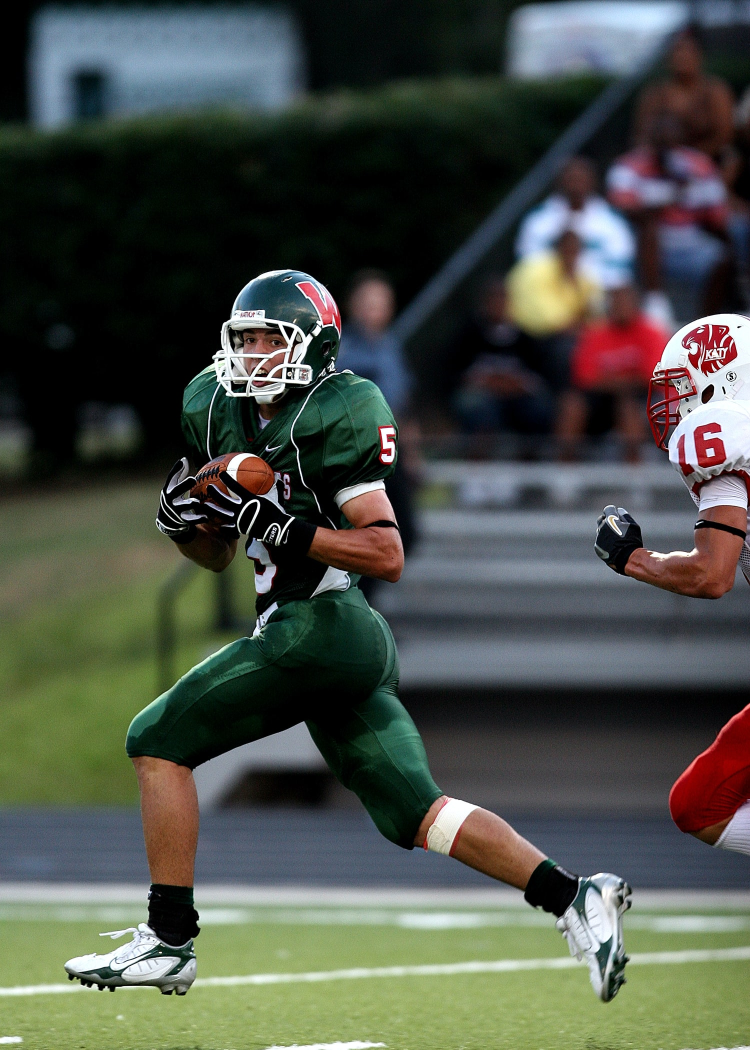
#> input picture list-1/images/q5.jpg, 1500 x 2100 px, given in place of q5.ppm, which was not available (shown at 1/2 size)
$ python q5.py
#> lines starting #> are read from the running program, lines starting #| are printed output that depends on the picture; after the words box and inside, x2 and y2 are one past the last pixel; in counts of white or black regions, pixels touching at a corner belong together; pictures that were not available may be replaced by others from this repository, and a replacement may not be noted
# Aplicando o filtro Canny() em uma imagem
import cv2
import numpy as np

img = cv2.imread('./images/q5.ppm')
#> img is the input picture: shape (2100, 1500, 3); mean B, G, R 71, 79.6, 74.6
canny_image = cv2.Canny(img, 150, 250, apertureSize=3)
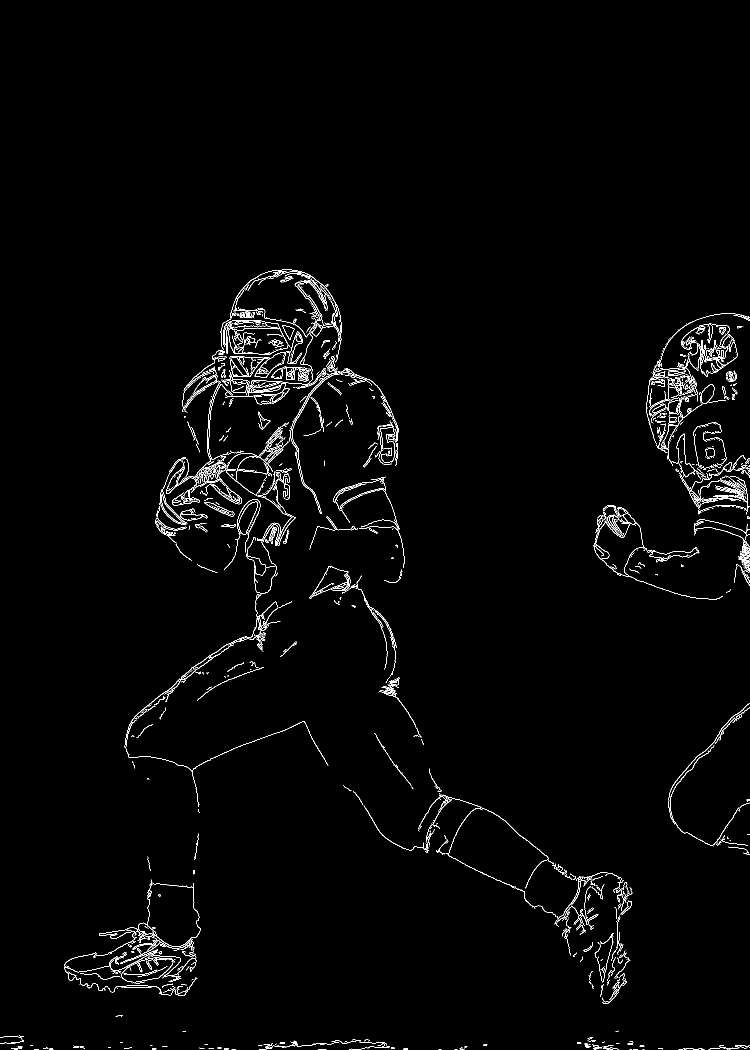
#> canny_image: shape (2100, 1500) (shown at 1/2 size); 1.6% white in thin lines or dots, all inside (x1, y1, x2, y2) = (0, 538, 1500, 2100)

img = cv2.resize(img, (0, 0), fx=0.5, fy=0.5)
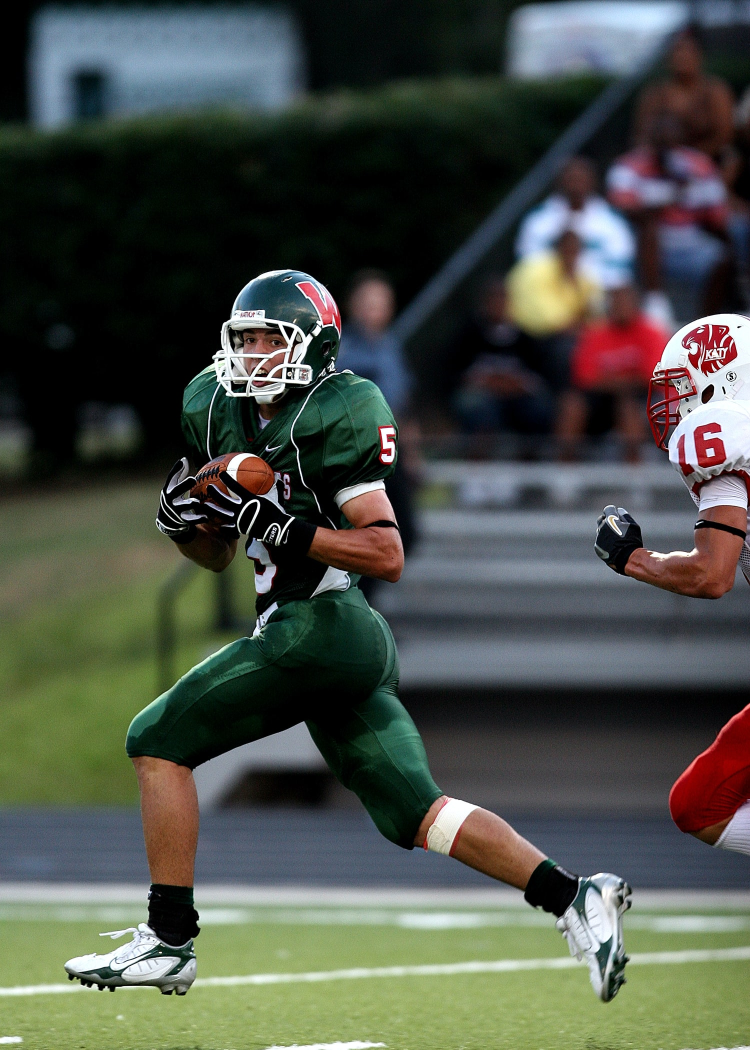
#> img: shape (1050, 750, 3); mean B, G, R 71.2, 79.7, 74.7
canny_image = cv2.resize(canny_image, (0, 0), fx=0.5, fy=0.5)
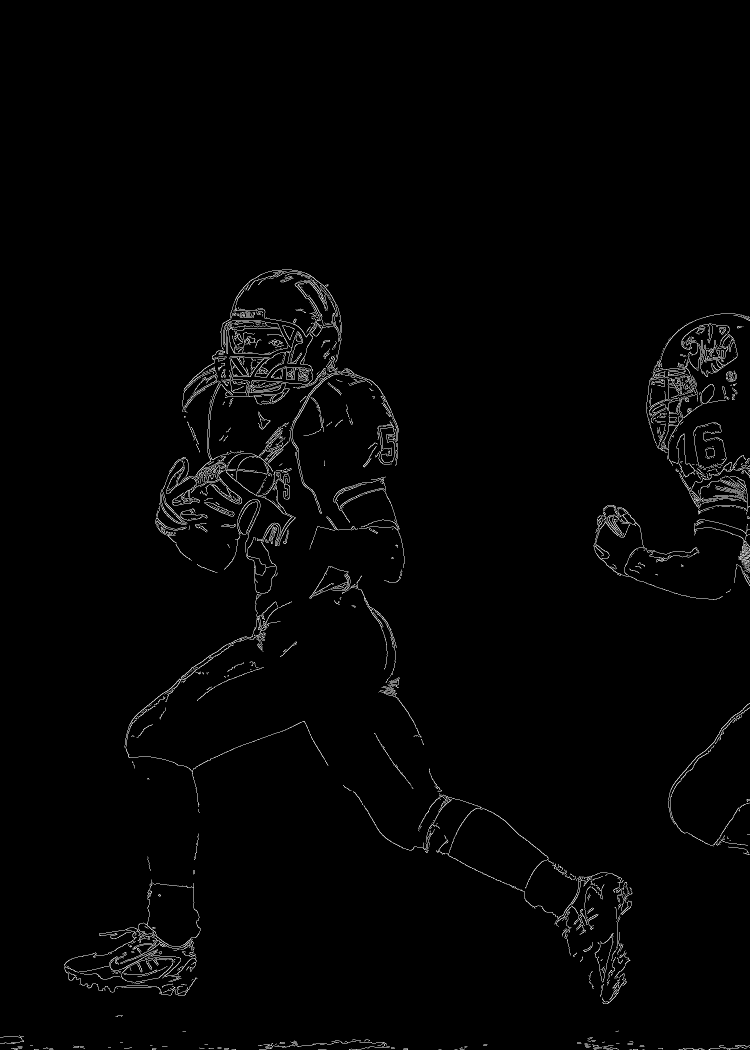
#> canny_image: shape (1050, 750); min 0, max 255, mean 4

cv2.imshow('img', img)
cv2.imshow('canny_img', canny_image)
cv2.waitKey(0)
cv2.destroyAllWindows()

"""
Influencia dos parâmetros threshold1, threshold2 e apertureSize:

### Threshold1
O threshold1 é o parâmetro que indica o limiar mínimo para um pixel ser realmente
considerado como uma aresta, pixels com um gradiente abaixo desse limiar são descartados.
Consequentemente, maiores valores para o threshold1 fazem com que menos arestas
sejam detectadas.

### Threshold2
Já o threshold2, é o parâmetro que indica o limiar máximo, ou seja, qualquer
pixel acima desse valor será automaticamente considerado como uma aresta e representado
com linhas fortes. Isso quer dizer que se diminuirmos o threshold2, mais arestas fortes
seriam consideradas por motivo dos valores dos pixels estarem acima desse limiar máximo,
aumentando a quantidade de detalhes na imagem e possivelmente gerando mais ruido.


### Aperture_size
O apertureSize é um parametro opicional que tem seu valor predefinido em "3",
também podendo ser "5" ou "7". Ao aumentarmos o apertureSize
mais detalhes na imagem serão detectados, o que é útil para detectar bordas mais finas ou suaves,
e se diminuirmos o apertureSize, menos detalhes na imagem serão detectados.
"""

$ run again, with list-1/images/q6.jpg copied over list-1/images/q5.jpg
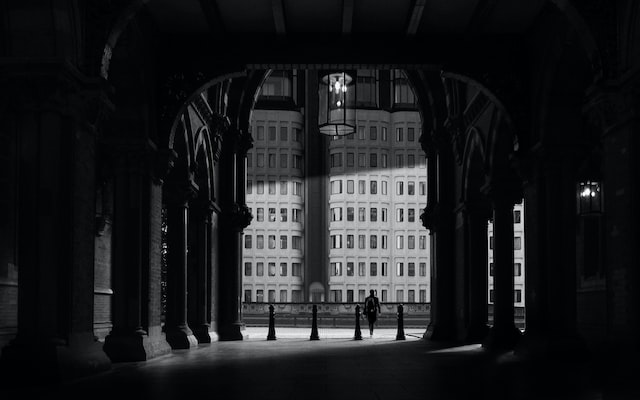
#> input picture list-1/images/q6.jpg, 640 x 400 px, given in place of q5.ppm, which was not available
#> img is the input picture: shape (400, 640, 3); mean B, G, R 29.9, 27.9, 26.9
#> `canny_image = cv2.Canny(img, 150, 250, apertureSize=3)`:
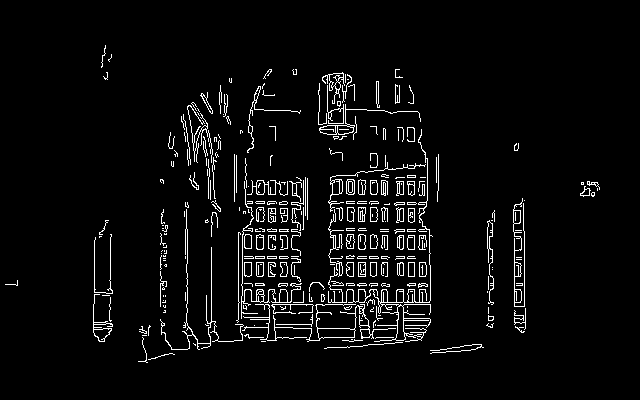
#> canny_image: shape (400, 640); 4.4% white in thin lines or dots, all inside (x1, y1, x2, y2) = (5, 45, 600, 363)
#> img: shape (200, 320, 3)
#> `canny_image = cv2.resize(canny_image, (0, 0), fx=0.5, fy=0.5)`:
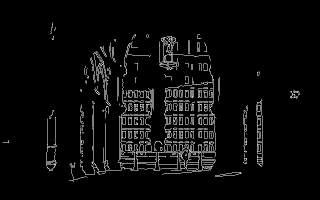
#> canny_image: shape (200, 320); min 0, max 255, mean 11.3

$ run again, with list-1/images/q7.jpg copied over list-1/images/q5.jpg
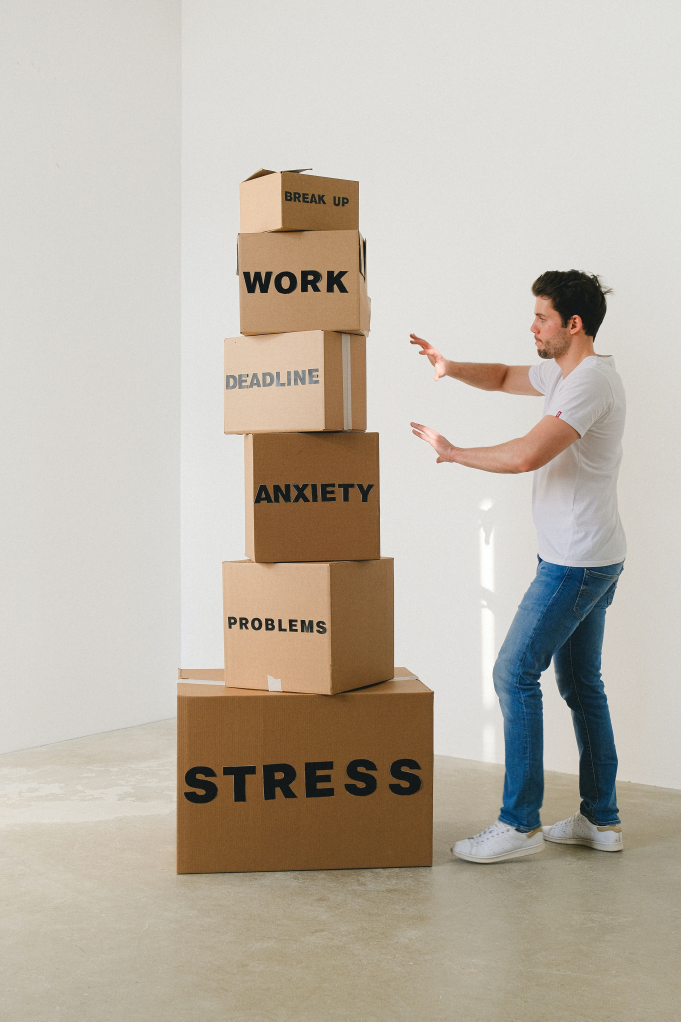
#> input picture list-1/images/q7.jpg, 4085 x 6127 px, given in place of q5.ppm, which was not available (shown at 1/6 size)
#> img is the input picture: shape (6127, 4085, 3); mean B, G, R 169.6, 181.8, 190.1
#> `canny_image = cv2.Canny(img, 150, 250, apertureSize=3)`:
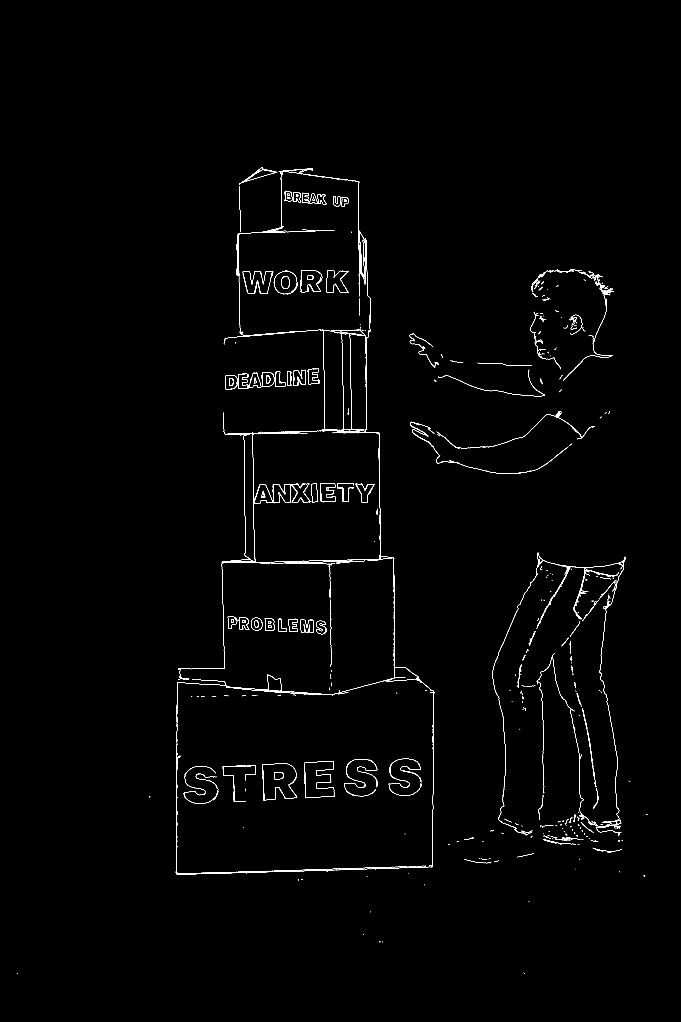
#> canny_image: shape (6127, 4085) (shown at 1/6 size); 0.37% white in thin lines or dots, all inside (x1, y1, x2, y2) = (101, 1004, 3886, 5843)
#> img: shape (3064, 2042, 3)
#> `canny_image = cv2.resize(canny_image, (0, 0), fx=0.5, fy=0.5)`:
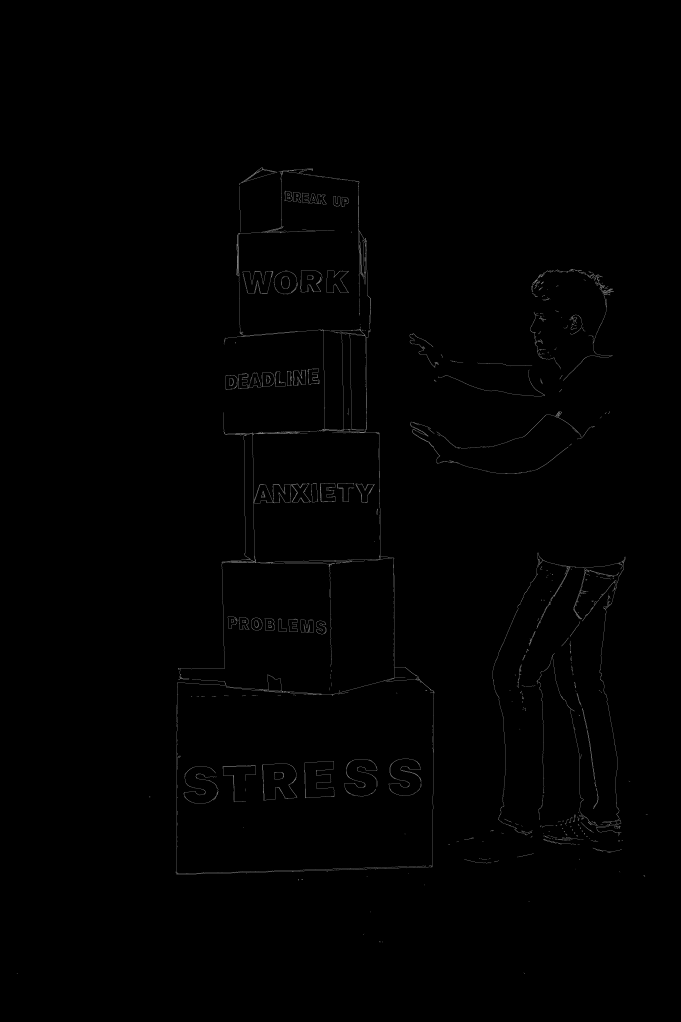
#> canny_image: shape (3064, 2042) (shown at 1/3 size); min 0, max 255, mean 0.9

$ run again, with list-1/images/q8_1.jpg copied over list-1/images/q5.jpg
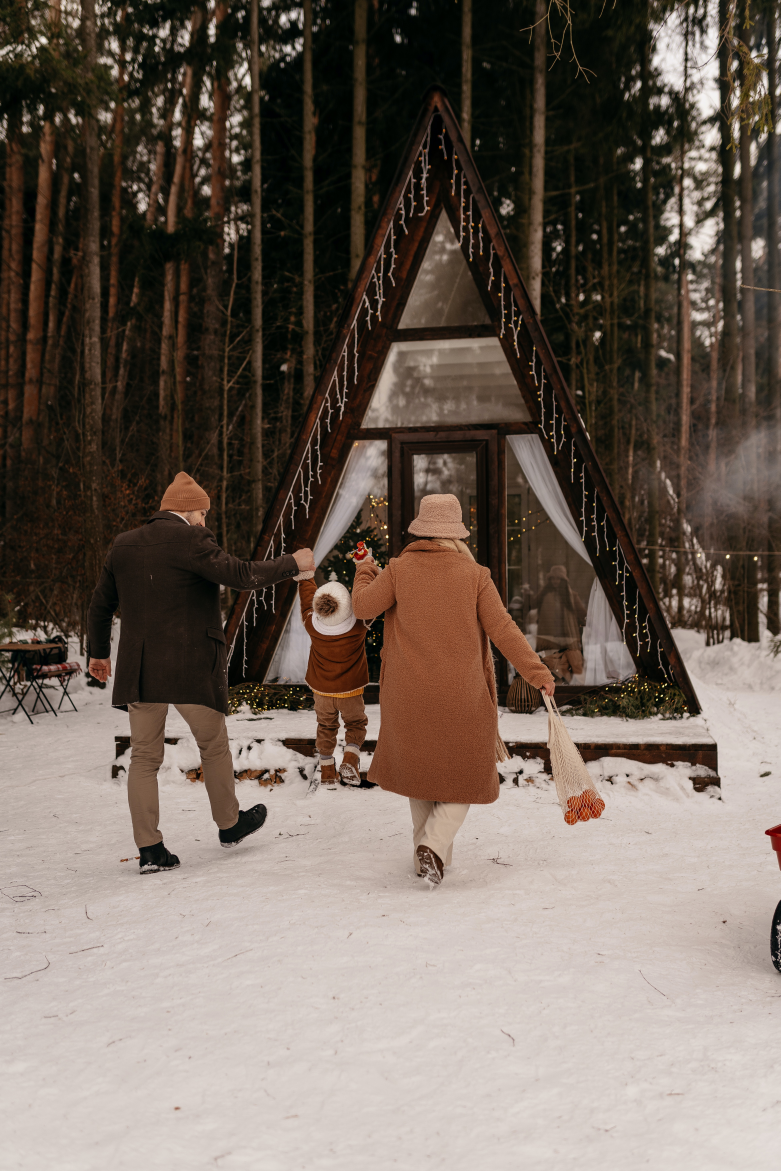
#> input picture list-1/images/q8_1.jpg, 3903 x 5855 px, given in place of q5.ppm, which was not available (shown at 1/5 size)
#> img is the input picture: shape (5855, 3903, 3); mean B, G, R 91.1, 100.7, 113.3
#> `canny_image = cv2.Canny(img, 150, 250, apertureSize=3)`:
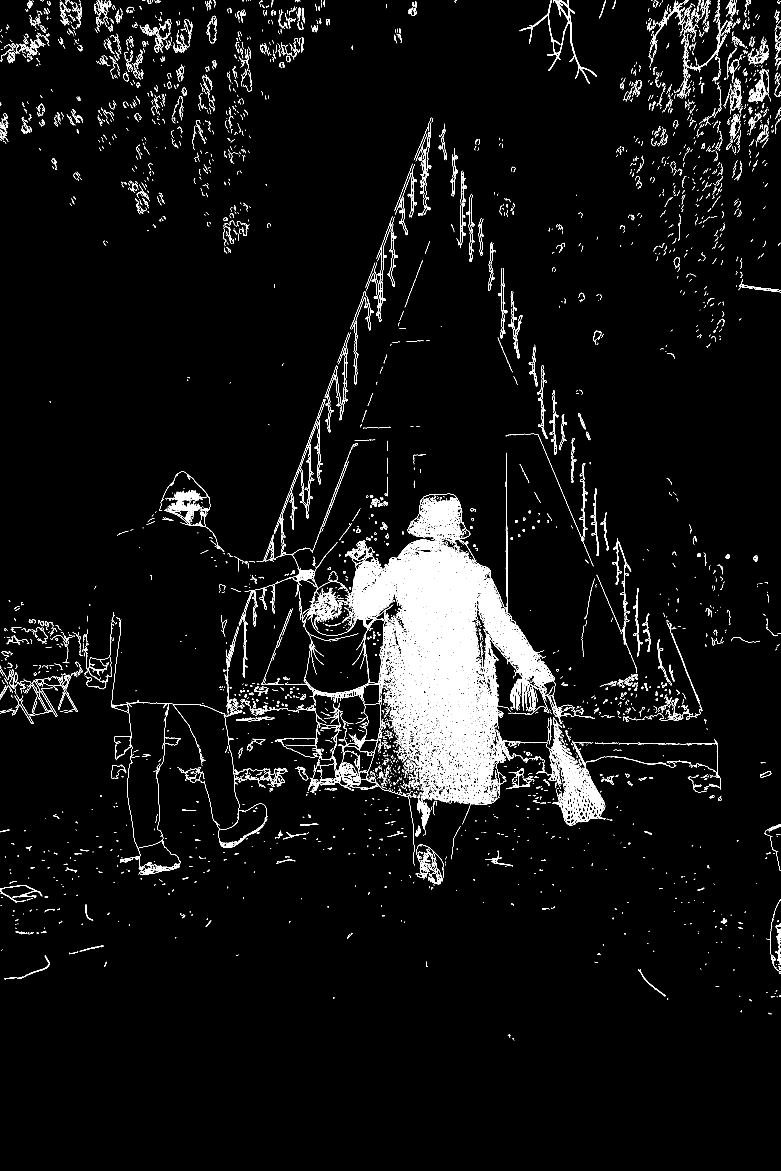
#> canny_image: shape (5855, 3903) (shown at 1/5 size); 2.4% white in thin lines or dots, all inside (x1, y1, x2, y2) = (0, 0, 3903, 5205)
#> img: shape (2928, 1952, 3)
#> `canny_image = cv2.resize(canny_image, (0, 0), fx=0.5, fy=0.5)`:
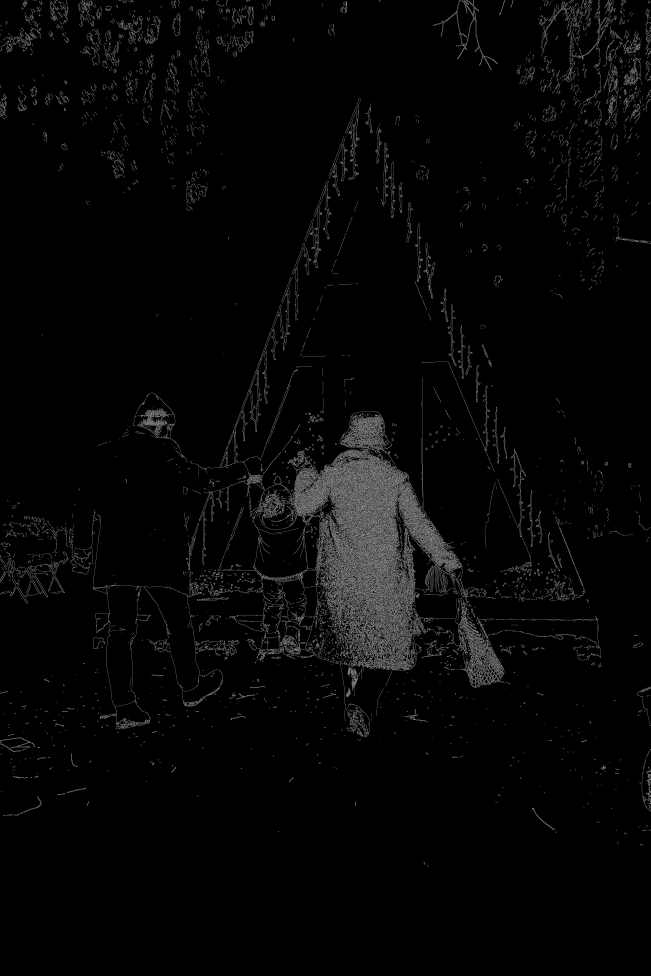
#> canny_image: shape (2928, 1952) (shown at 1/3 size); min 0, max 255, mean 6.2
